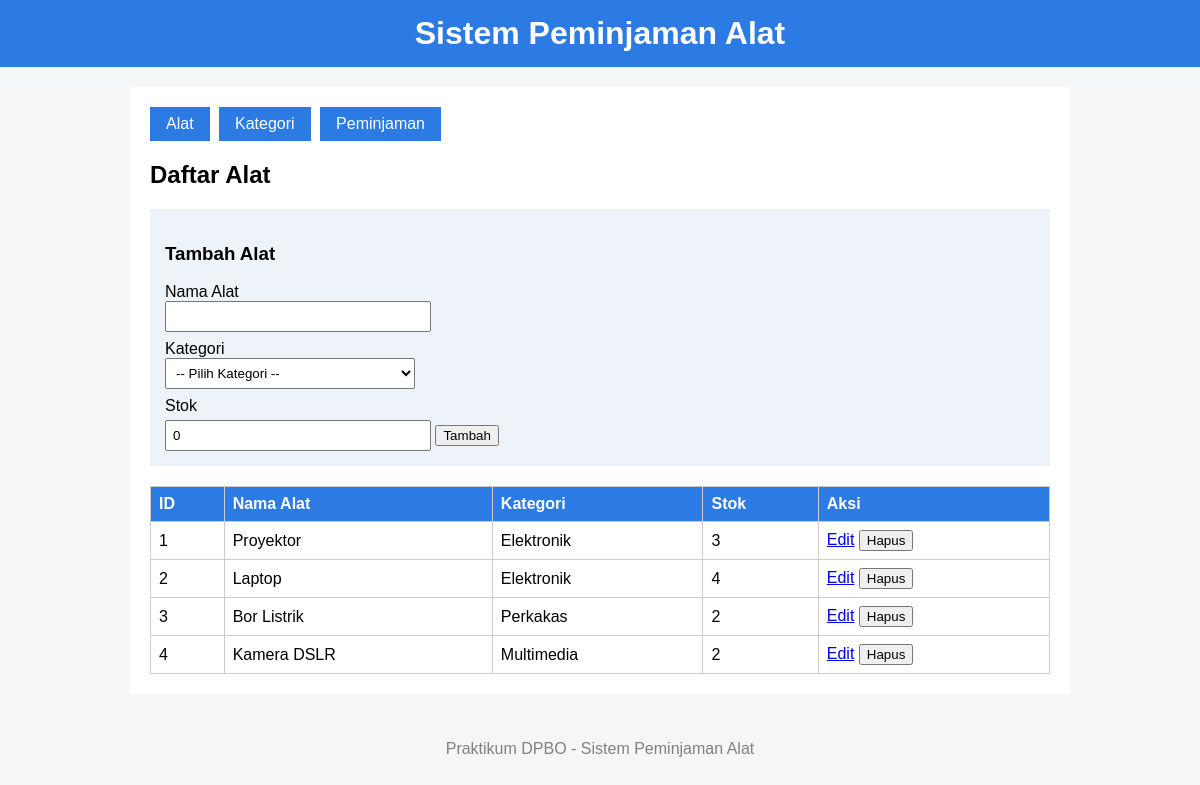
The page / on the database its author committed.
### tables this page shows
CREATE TABLE tools (
    id INT AUTO_INCREMENT PRIMARY KEY,
    name VARCHAR(100) NOT NULL,
    category_id INT NOT NULL,
    stock INT NOT NULL DEFAULT 0,
    FOREIGN KEY (category_id) REFERENCES categories(id)
);

CREATE TABLE categories (
    id INT AUTO_INCREMENT PRIMARY KEY,
    name VARCHAR(100) NOT NULL,
    description VARCHAR(255)
);

### index.php (called while the page is built, shortened)
<?php
require_once 'class/Tool.php';
$page = isset($_GET['page']) ? $_GET['page'] : 'tools';
include 'view/header.php';
include 'view/' . $page . '.php';
include 'view/footer.php';

### class/Tool.php (called while the page is built, shortened)
<?php
class Tool
{
    private $db;
    public function __construct($db)
    {
        $this->db = $db;
    }
    public function getAll()
    {
        $stmt = $this->db->prepare(
            "SELECT tools.*, categories.name AS category_name
             FROM tools
             JOIN categories ON tools.category_id = categories.id
             ORDER BY tools.id ASC"
        );
        $stmt->execute();
        return $stmt->fetchAll();
    }
}

### view/tools.php (the view, shortened to what this page needs)
<?php
$tool = new Tool($db);
$editData = null;
$tools = $tool->getAll();
?>
<h2>Daftar Alat</h2>
<form method="POST" action="index.php?page=tools" class="form">
    <h3><?= $editData ? "Ubah Alat" : "Tambah Alat" ?></h3>
    <label>Nama Alat</label>
    <input type="text" name="name" required value="<?= $editData ? htmlspecialchars($editData['name']) : '' ?>">
    <label>Kategori</label>
    <select name="category_id" required>
        <option value="">-- Pilih Kategori --</option>
    </select>
    <label>Stok</label>
    <input type="number" name="stock" min="0" required value="<?= $editData ? $editData['stock'] : 0 ?>">
    <?php if ($editData) { ?>
        <button type="submit" name="update">Simpan Perubahan</button>
        <a href="index.php?page=tools">Batal</a>
    <?php } else { ?>
        <button type="submit" name="add">Tambah</button>
    <?php } ?>
</form>
<table>
    <tr>
        <th>ID</th>
        <th>Nama Alat</th>
        <th>Kategori</th>
        <th>Stok</th>
        <th>Aksi</th>
    </tr>
    <?php foreach ($tools as $row) { ?>
        <tr>
            <td><?= $row['id'] ?></td>
            <td><?= htmlspecialchars($row['name']) ?></td>
            <td><?= htmlspecialchars($row['category_name']) ?></td>
            <td><?= $row['stock'] ?></td>
            <td>
                <a href="index.php?page=tools&edit=<?= $row['id'] ?>">Edit</a>
                <form method="POST" action="index.php?page=tools" class="inline"
                      onsubmit="return confirm('Yakin hapus?')">
                    <button type="submit" name="delete">Hapus</button>
                </form>
            </td>
        </tr>
    <?php } ?>
</table>

### view/header.php (shortened to what this page needs)
<!DOCTYPE html>
<html lang="id">
<head>
    <link rel="stylesheet" href="style.css">
</head>
<body>
    <div class="header">
        <h1>Sistem Peminjaman Alat</h1>
    </div>
    <div class="container">
        <div class="menu">
            <a href="index.php?page=tools">Alat</a>
            <a href="index.php?page=categories">Kategori</a>
            <a href="index.php?page=loans">Peminjaman</a>
        </div>

### view/footer.php
    </div>
    <div class="footer">
        <p>Praktikum DPBO - Sistem Peminjaman Alat</p>
    </div>
</body>
</html>

### style.css (style rules this page uses)
body { font-family: Arial, sans-serif; margin: 0; background: #f4f6f8; }
.header { background: #2c7be5; color: white; text-align: center; padding: 15px; }
.header h1 { margin: 0; }
.container { width: 90%; max-width: 900px; margin: 20px auto; background: white; padding: 20px; }
.menu a { display: inline-block; background: #2c7be5; color: white; padding: 8px 16px; margin-right: 5px; text-decoration: none; }
.form { background: #eef3fa; padding: 15px; margin-bottom: 20px; }
.form label { display: block; margin-top: 8px; }
.form input, .form select { padding: 6px; width: 250px; }
.form button { margin-top: 10px; }
table { width: 100%; border-collapse: collapse; }
th, td { border: 1px solid #ccc; padding: 8px; text-align: left; }
th { background: #2c7be5; color: white; }
.inline { display: inline; }
.footer { text-align: center; color: gray; padding: 10px; }

### rows shown on the page
tools: id "1", name "Proyektor", category.name "Elektronik", stock "3"
tools: id "2", name "Laptop", category.name "Elektronik", stock "4"
tools: id "3", name "Bor Listrik", category.name "Perkakas", stock "2"
tools: id "4", name "Kamera DSLR", category.name "Multimedia", stock "2"
